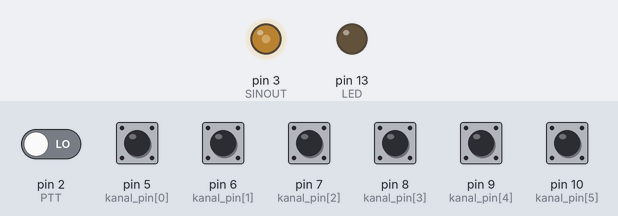
A sketch run on a simulated Arduino Uno, built with avr-gcc and run on an emulated ATmega328P. Parts: output pins drawn as LEDs (lit = HIGH). The test bench sets the inputs (shaded band); at power-on: pin 5 (kanal_pin[0]), pin 6 (kanal_pin[1]), pin 7 (kanal_pin[2]), pin 8 (kanal_pin[3]), pin 9 (kanal_pin[4]), pin 10 (kanal_pin[5]) HIGH, pin 2 (PTT) LOW. Pins used as bus, display or sensor lines are not drawn.

Above: at 1.2 s.
1.3 s: pin 2 (PTT) driven HIGH
Timing chart, 0 to 1.8 s (numbered marks = the images above; inputs shaded):
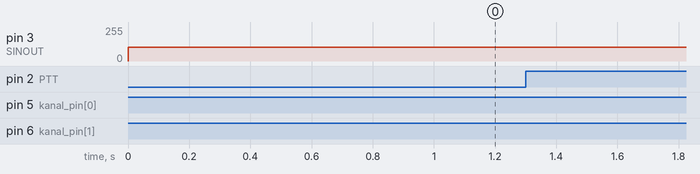

The sketch:

SimpleDDS-ts811.ino
```cpp
/*
   Simple DDS Signal Generator
   2017/6/20 by morecat_lab
   based on http://interface.khm.de/index.php/lab/interfaces-advanced/arduino-dds-sinewave-generator/
   KHM 2009 /  Martin Nawrath
   Kunsthochschule fuer Medien Koeln
   Academy of Media Arts Cologne
*/

/***
   dk2jk 04 2020
   modifiziert
   nur ein ausgang
   CTCSS frequenzen wie MX-315 encoder
   Kanalwahl durch pins[10:5] entsprechend CX-315 pins [6:1]
   nach Frequenztabelle aus CX-315 Datenblatt "cx_315_v1.h"
*/

#include "avr/pgmspace.h"
#include "Arduino.h"
#include "cx_315_v1.h" //kanaltabelle wie MX-315 decoder
#define PTT      2 // CTCSS einschalten
#define SINOUT   3 // CTCSS ausgang
#define TRIGGER  A5 // trigger sinus
int kanal_pin[] = { 5, 6, 7, 8, 9, 10}; // CTCSS Kanal Code d[0:5]
#define LED      13

#include "sinus.h" // sinus[]

#define cbi(sfr, bit) (_SFR_BYTE(sfr) &= ~_BV(bit))
#define sbi(sfr, bit) (_SFR_BYTE(sfr) |= _BV(bit))
#define REFCLK (31376.6)

// fuer interrupt routine volatile !
volatile unsigned long phase_accu;
volatile unsigned long phase_increment;
volatile byte          phase_index;


static inline void disable_timer0() {
  cbi (TIMSK0, TOIE0);
  // disable Timer0 !!! delay() is now not available
  // damit 1ms -IRQ nicht stoert !!!
}
static inline void enable_timer() {
  sbi (TIMSK2, TOIE2);
}
static inline void disable_timer() {
  cbi (TIMSK2, TOIE2);
}

byte liesKanal()
{ byte y = 0;
  int i;
  for (i = 5; i >= 0; i--)
  { y = y + (digitalRead(kanal_pin[i]) << i);
  }
  return (y & 0x3f);
}

float code_to_frequenz(byte code)
{ // in frequenztabelle nach code suchen
  int i;
  bool gefunden = false;
  for (i = 0; i < TABELLENLAENGE; i++)
  { if ( frequenztabelle[i].code == code)
    { gefunden = true;
      break;
    }
  }
  return gefunden ? frequenztabelle[i].fq : 100.0;
  // bei unbekanntem index 100 herz
}

unsigned long tick(int i)
{ return pow(2, 32) * code_to_frequenz(i) / REFCLK;
}

void setup_SineFreq(int fq_index) {
  disable_timer();
  phase_increment = tick(fq_index);
  phase_accu = 0;
  enable_timer();
}

void Setup_timer2() {
  // set prscaler to 1, PWM mode to phase correct PWM,  16000000/510 = 31372.55 Hz clock
  TCCR2A = (1 << COM2A1) | (0 << COM2A0) | ( 1 << COM2B1) | ( 0 << COM2B0) | ( 0 << WGM21) | ( 1 << WGM20);
  // Timer2 Clock Prescaler to : 1 =>  16000000/510 = 31372.55 Hz clock
  TCCR2B = (0 << WGM22) | (0 << CS22) | ( 0 << CS21) | ( 1 << CS20);
}

// Timer2 Interrupt Service at 31372,550 KHz = 32uSec
ISR(TIMER2_OVF_vect) {
  phase_accu = phase_accu + phase_increment; // soft DDS, phase accu with 32 bits
  phase_index = phase_accu >> 24;   // use upper 8 bits for phase accu as frequency information
  // read value fron ROM sine table and send to PWM DAC
  OCR2B = pgm_read_byte_near(sinus + phase_index);
  if (OCR2B < sinus[0])
  { // output digital by PWM info // compare a = 128...255
    digitalWrite(TRIGGER, HIGH);
  } else {
    digitalWrite(TRIGGER, LOW);
  }
}

void setup()
{ pinMode(LED, OUTPUT);
  pinMode(SINOUT, OUTPUT);
  pinMode(TRIGGER, OUTPUT);
  pinMode(PTT, INPUT); // high active
  for (int i = 0; i < 6; i++)
  { pinMode(kanal_pin[i], INPUT_PULLUP);
  }
  disable_timer0();
  Setup_timer2();
  setup_SineFreq(63);
}

void loop() {
  static byte alt = 0;
  static byte neu = 1;
  static bool en_alt = true;
  static bool en_neu = false;
  neu = liesKanal();
  if ( neu == alt)
  { // nix zu tun
  }
  else
  { setup_SineFreq( neu);
    alt = neu;
  }
  en_neu = digitalRead(PTT);
  if ( en_neu == en_alt)
  { //nix zu tun
  }
  else
  { en_alt = en_neu;
    if (en_neu == 0)
    { disable_timer();
    }
    if ( en_neu == 1)
    { enable_timer();
    }
  }
}
```

cx_315_v1.h
```cpp
/********** cx_315_v1.h ****/

struct s_frequenztabelle{
 float fq; byte code; };
#define TABELLENLAENGE 41
s_frequenztabelle frequenztabelle[TABELLENLAENGE]= {
//fq,	i, 	    //[5....0] bin
{67.0,	63},	// 111111
{69.3,	57},	// 111001
{71.9,	31},	// 011111
{74.4,	62},	// 111110
{77.0,	15},	// 001111
{79.7,	61},	// 111101
{82.5,	30},	// 011110
{85.4,	60},	// 111100
{88.5,	14},	// 001110
{91.5,	59},	// 111011
{94.8,	29},	// 011101
{97.4,	58},	// 111010
{100.0,	13},	// 001101
{103.5,	28},	// 011100
{107.2,	12},	// 001100
{110.9,	27},	// 011011
{114.8,	11},	// 001011
{118.8,	26},	// 011010
{123.0,	10},	// 001010
{127.3,	25},	// 011001
{131.8,	9},	// 001001
{136.5,	24},	// 011000
{141.3,	8},	// 001000
{146.2,	23},	// 010111
{151.4,	7},	// 000111
{156.7,	22},	// 010110
{162.2,	6},	// 000110
{167.9,	21},	// 010101
{173.8,	5},	// 000101
{179.9,	20},	// 010100
{186.2,	4},	// 000100
{192.8,	19},	// 010011
{203.5,	3},	// 000011
{206.5,	56},	// 111000
{210.7,	18},	// 010010
{218.1,	2},	// 000010
{225.7,	17},	// 010001
{233.6,	1},	// 000001
{241.8,	16},	// 010000
{250.3,	0},	// 000000
{1000.0,	51},	// 110011
};
```

Source omitted: sinus.h (data table, 1082 bytes)
